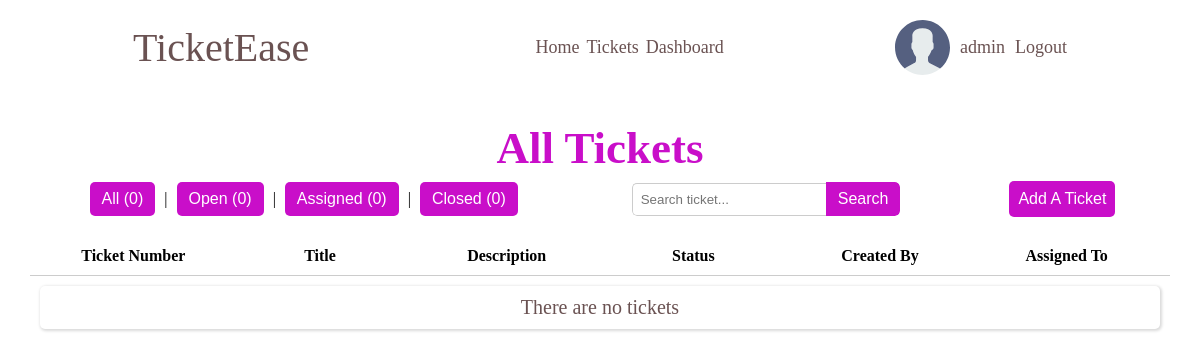
The app's page /tickets/ (signed in), older data.
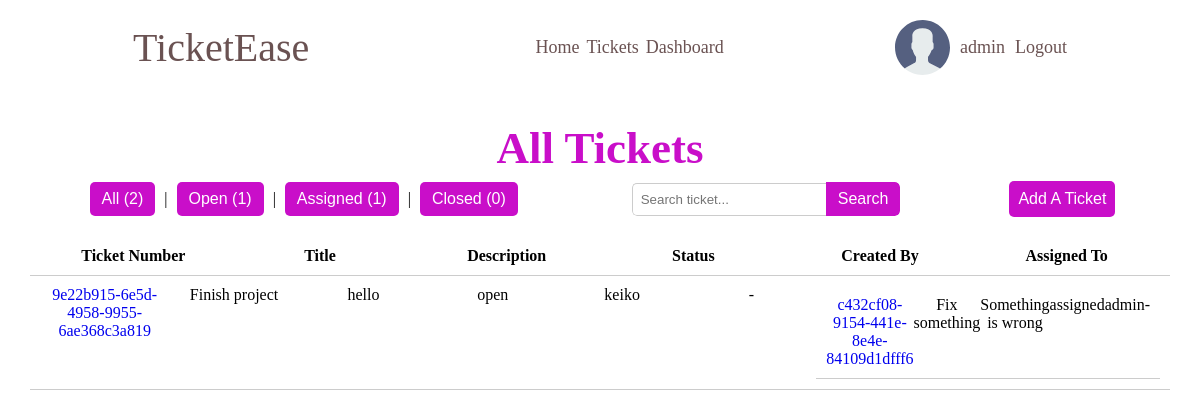
The same page, newer data.
### accounts/models.py (models this page shows)
class CustomUser(AbstractUser):
    USER_TYPE = (
        ('client', 'client'),
        ('engineer', 'engineer'),
    )
    email = models.EmailField()
    bio = models.TextField()
    user_type = models.CharField(max_length=10, choices=USER_TYPE, default='client')
    avatar = models.ImageField(null=True, default="avatars/default_avatar.svg", upload_to='avatars/')

### tickets/models.py (models this page shows, shortened)
class Ticket(models.Model):
    STATUS = (
        ('open', 'open'),
        ('assigned', 'assigned'),
        ('closed', 'closed'),
    )
    ticket_id = models.UUIDField(default=uuid.uuid4)
    slug = models.SlugField(unique=True)
    title = models.CharField(max_length=100)
    description = models.TextField()
    status = models.CharField(max_length=100, choices=STATUS, default='open')
    attachments = models.ImageField(null=True, blank=True, upload_to='attachments/')
    created_by = models.ForeignKey(CustomUser, on_delete=models.SET_NULL, null=True, related_name='created_by')
    assigned_to = models.ForeignKey(CustomUser, on_delete=models.SET_NULL, null=True, blank=True, related_name='assigned_to')
    accepted_on = models.DateTimeField(null=True, blank=True)
    closed_on = models.DateTimeField(null=True, blank=True)
    updated_on = models.DateTimeField(auto_now=True)
    created_on = models.DateTimeField(auto_now_add=True)

### tickets/views.py (the view, shortened to what this page needs)
# urls.py: path('tickets/', ticketsView, name='tickets-view'),
def ticketsView(request):
    tickets = Ticket.objects.all()
    status = request.GET.get('status')  # to filter by status
    query = request.GET.get('q')  # search parameter
    if status:
        tickets = Ticket.objects.filter(status=status)
    tickets = tickets.order_by('-status', '-created_on')
    all_count = Ticket.objects.count()
    open_count = Ticket.objects.filter(status='open').count()
    assigned_count = Ticket.objects.filter(status='assigned').count()
    closed_count = Ticket.objects.filter(status='closed').count()
    context = {
        'tickets': tickets,
        'open_count': open_count,
        'assigned_count': assigned_count,
        'closed_count': closed_count,
        'all_count': all_count,
        'selected_status': status,
    }
    return render(request, 'tickets/tickets-view.html', context)

### tickets/templates/tickets/tickets-view.html (shortened to what this page needs)
{% extends 'tickets/index.html' %}
{% load static %}
{% block css %}
    <link rel="stylesheet" href="{% static  'tickets/styles/tickets.css' %}">
{% endblock %}
{% block content %}
    <section class="ticket-container">
        <div class="title">
            <h1>All Tickets</h1>
        </div>
        <section class="search-filters">
            <section class="status-filters">
                <div class="filter-btns">
                    <button>
                        <a href="{% url 'tickets-view' %}?status=" style="color: white;">All ({{ all_count }})</a>
                    </button>
                    |
                    <button>
                        <a href="{% url 'tickets-view' %}?status=open" style="color: white;">Open ({{ open_count }})</a>
                    </button>
                    |
                    <button>
                        <a href="{% url 'tickets-view' %}?status=assigned" style="color: white;">Assigned ({{ assigned_count }})</a>
                    </button>
                    |
                    <button>
                        <a href="{% url 'tickets-view' %}?status=closed" style="color: white;">Closed ({{ closed_count }})</a>
                    </button>
                </div>
            </section>
            <section class="search-bar-container">
                <form class="search-bar method="GET" action="{% url 'tickets-view' %}">
                    <input type="text" name="q" placeholder="Search ticket...">
                    <button type="submit">Search</button>
                </form>
            </section>
            <section class="create-ticket">
                <form method="post" action="{% url 'create-ticket' %}">
                    <button type="submit"><a href="{% url 'create-ticket' %}" style="color: white;">Add A Ticket</a></button>
                </form>
            </section>
        </section>
        <section class="ticket-list">
            <div class="ticket-row header">
                <div>Ticket Number</div>
                <div>Title</div>
                <div>Description</div>
                <div>Status</div>
                <div>Created By</div>
                <div>Assigned To</div>
            </div>
            {% for ticket in tickets %}
            <div class="ticket-row">
                <div> <a href="{% url 'ticket-details' slug=ticket.slug %}">{{ ticket.ticket_id }}</a></div>
                <div>{{ ticket.title }}</div>
                <div>{{ ticket.description }}</div>
                <div>{{ ticket.status }}</div>
                <div>{{ ticket.created_by.username }}</div>
                {% if assingned_to %}
                    <div>{{ ticket.assingned_to.username }}</div>
                {% else %}
                    <div><p>-</p></div>
                {% endif %}
            {% empty %}
                <div class="empty">
                    <p>There are no tickets</p>
                </div>
            </div>
            {% endfor %}
        </section>
    </section>
{% endblock %}

### tickets/templates/tickets/index.html (shortened to what this page needs)
{% load static %}
<!DOCTYPE html>
<html lang="en">
<head>
    <link rel="stylesheet" href="{% static 'tickets/styles/main.css' %}">
    {% block css %} {% endblock %}
</head>
<body>
    {% include 'tickets/navbar.html' %}
    <div class="content-container">
        {% block content %}
        {% endblock %}
    </div>
</body>
</html>

### tickets/templates/tickets/navbar.html
{% load static %}
<section class="top-nav">
    <div class="logo">
        <a href="{% url 'home' %}">TicketEase</a>
    </div>
    <nav class="nav-links">
        <a href="{% url 'home' %}">Home</a>
        <a href="{% url 'tickets-view' %}">Tickets</a>
        <a href="">Dashboard</a>
    </nav>
    <section class="auth">
        {% if user.is_authenticated %}
            <a href="#" class="avatar avatar--medium active">
                {% if user.avatar %}
                    <img src="{{ user.avatar.url }}" alt="{{ user.username }}" />
                {% else %}
                    <img src="{% static 'media/avatars/default_avatar.svg' %}" alt="{{ user.username }}" />
                {% endif %}
                {{user.username}}
            </a>
            <a href="{% url 'account_logout' %}">Logout</a>
        {% else %}
            <a href="{% url 'account_login' %}">Login</a>
            <a href="{% url 'account_signup' %}">Register</a>
        {% endif %}
    </section>
</section>

### tickets/static/tickets/styles/main.css (style rules this page uses)
:root { --box-shadow: 1px 1px 3px 1px rgba(0, 0, 0, 0.15); --button-color: rgb(201, 14, 201); --button-color-hover: rgb(128, 0, 128); --text-color: rgba(52, 19, 19, 0.733); --text-color-light: white; --title-color: rgb(201, 14, 201); }
* { margin: 0; padding: 0; box-sizing: border-box; }
a { cursor: pointer; text-decoration: none; }
button { background-color: var(--button-color); border-color: transparent; border-radius: 5px; color: var(--text-color-light); font-size: 16px; padding: 7px; width: fit-content; }
.title { text-align: center; padding: 7px; color: var(--title-color); font-size: 30px; }
.search-bar-container { display: flex; align-items: center; }
.search-bar { display: flex; align-items: center; border-radius: 5px; overflow: hidden; }
.search-bar input[type="text"] { padding: 8px; border: 1px solid #ccc; border-right: none; border-radius: 5px 0 0 5px; }
.search-bar button { padding: 8px 12px; background-color: var(--button-color); color: var(--text-color-light); border: none; border-radius: 0 5px 5px 0; }
.top-nav { align-items: center; color: var(--text-color); display: flex; justify-content: space-around; margin: 10px; padding: 10px; }
.top-nav a { color: var(--text-color); }
.logo { font-size: 40px; font-weight: 500; }
.nav-links { font-size: 18px; display: flex; gap: 7px; }
.auth { font-size: 18px; display: flex; align-items: center; gap: 10px; }
.avatar { display: flex; align-items: center; justify-content: flex-end; gap: 10px; }
.content-container { margin: 10px; padding: 10px; }

### tickets/static/tickets/styles/tickets.css (style rules this page uses)
.ticket-container { margin-bottom: 20px; padding: 10px; }
.search-filters { align-items: center; display: flex; justify-content: space-around; margin-bottom: 20px; }
.status-filters { display: flex; align-items: center; }
.filter-btns button { background-color: var(--button-color); border: none; border-radius: 5px; padding: 8px 12px; margin: 0 5px; }
.filter-btns a { color: white; text-decoration: none; }
.ticket-list { display: flex; flex-direction: column; margin-top: 20px; }
.ticket-row { display: flex; justify-content: space-between; padding: 10px; border-bottom: 1px solid #ccc; }
.ticket-row.header { font-weight: bold; }
.ticket-row > div { flex: 1; text-align: center; }

Row changes from the older to the newer data that the page shows:
added Ticket: ticket_id "9e22b915-6e5d-4958-9955-6ae368c3a819", title "Finish project", description "hello", status "open", created_by.username "keiko"
added Ticket: ticket_id "c432cf08-9154-441e-8e4e-84109d1dfff6", title "Fix something", description "Something is wrong", status "assigned", created_by.username "admin"
Text that changed along with them:
{{ all_count }}: "0" → "2"
{{ open_count }}: "0" → "1"
{{ assigned_count }}: "0" → "1"
text no longer shown: "There are no tickets"
